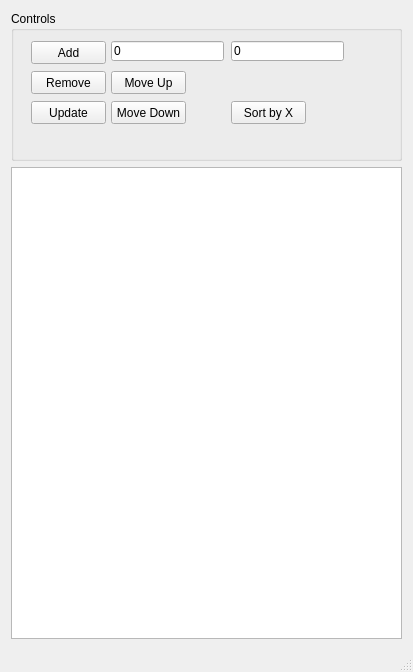
<?xml version="1.0" encoding="UTF-8"?>
<ui version="4.0">
 <class>qt_chart_builderClass</class>
 <widget class="QMainWindow" name="qt_chart_builderClass">
  <property name="geometry">
   <rect>
    <x>0</x>
    <y>0</y>
    <width>413</width>
    <height>672</height>
   </rect>
  </property>
  <property name="windowTitle">
   <string>qt_chart_builder</string>
  </property>
  <widget class="QWidget" name="centralWidget">
   <layout class="QGridLayout" name="gridLayout">
    <item row="0" column="0">
     <layout class="QVBoxLayout" name="verticalLayout">
      <item>
       <widget class="QGroupBox" name="groupBox">
        <property name="minimumSize">
         <size>
          <width>0</width>
          <height>150</height>
         </size>
        </property>
        <property name="title">
         <string>Controls</string>
        </property>
        <widget class="QPushButton" name="btnAdd">
         <property name="geometry">
          <rect>
           <x>20</x>
           <y>30</y>
           <width>75</width>
           <height>23</height>
          </rect>
         </property>
         <property name="text">
          <string>Add</string>
         </property>
        </widget>
        <widget class="QLineEdit" name="editX">
         <property name="geometry">
          <rect>
           <x>100</x>
           <y>30</y>
           <width>113</width>
           <height>20</height>
          </rect>
         </property>
         <property name="text">
          <string>0</string>
         </property>
        </widget>
        <widget class="QLineEdit" name="editY">
         <property name="geometry">
          <rect>
           <x>220</x>
           <y>30</y>
           <width>113</width>
           <height>20</height>
          </rect>
         </property>
         <property name="text">
          <string>0</string>
         </property>
        </widget>
        <widget class="QPushButton" name="btnRemove">
         <property name="geometry">
          <rect>
           <x>20</x>
           <y>60</y>
           <width>75</width>
           <height>23</height>
          </rect>
         </property>
         <property name="text">
          <string>Remove</string>
         </property>
        </widget>
        <widget class="QPushButton" name="btnUpdate">
         <property name="geometry">
          <rect>
           <x>20</x>
           <y>90</y>
           <width>75</width>
           <height>23</height>
          </rect>
         </property>
         <property name="text">
          <string>Update</string>
         </property>
        </widget>
        <widget class="QPushButton" name="btnMoveUp">
         <property name="geometry">
          <rect>
           <x>100</x>
           <y>60</y>
           <width>75</width>
           <height>23</height>
          </rect>
         </property>
         <property name="text">
          <string>Move Up</string>
         </property>
        </widget>
        <widget class="QPushButton" name="btnMoveDown">
         <property name="geometry">
          <rect>
           <x>100</x>
           <y>90</y>
           <width>75</width>
           <height>23</height>
          </rect>
         </property>
         <property name="text">
          <string>Move Down</string>
         </property>
        </widget>
        <widget class="QPushButton" name="btnSort">
         <property name="geometry">
          <rect>
           <x>220</x>
           <y>90</y>
           <width>75</width>
           <height>23</height>
          </rect>
         </property>
         <property name="text">
          <string>Sort by X</string>
         </property>
        </widget>
       </widget>
      </item>
     </layout>
    </item>
    <item row="1" column="0">
     <widget class="QTableWidget" name="tableData"/>
    </item>
   </layout>
  </widget>
  <widget class="QStatusBar" name="statusBar"/>
 </widget>
 <layoutdefault spacing="6" margin="11"/>
 <resources>
  <include location="qt_chart_builder.qrc"/>
 </resources>
 <connections/>
</ui>
